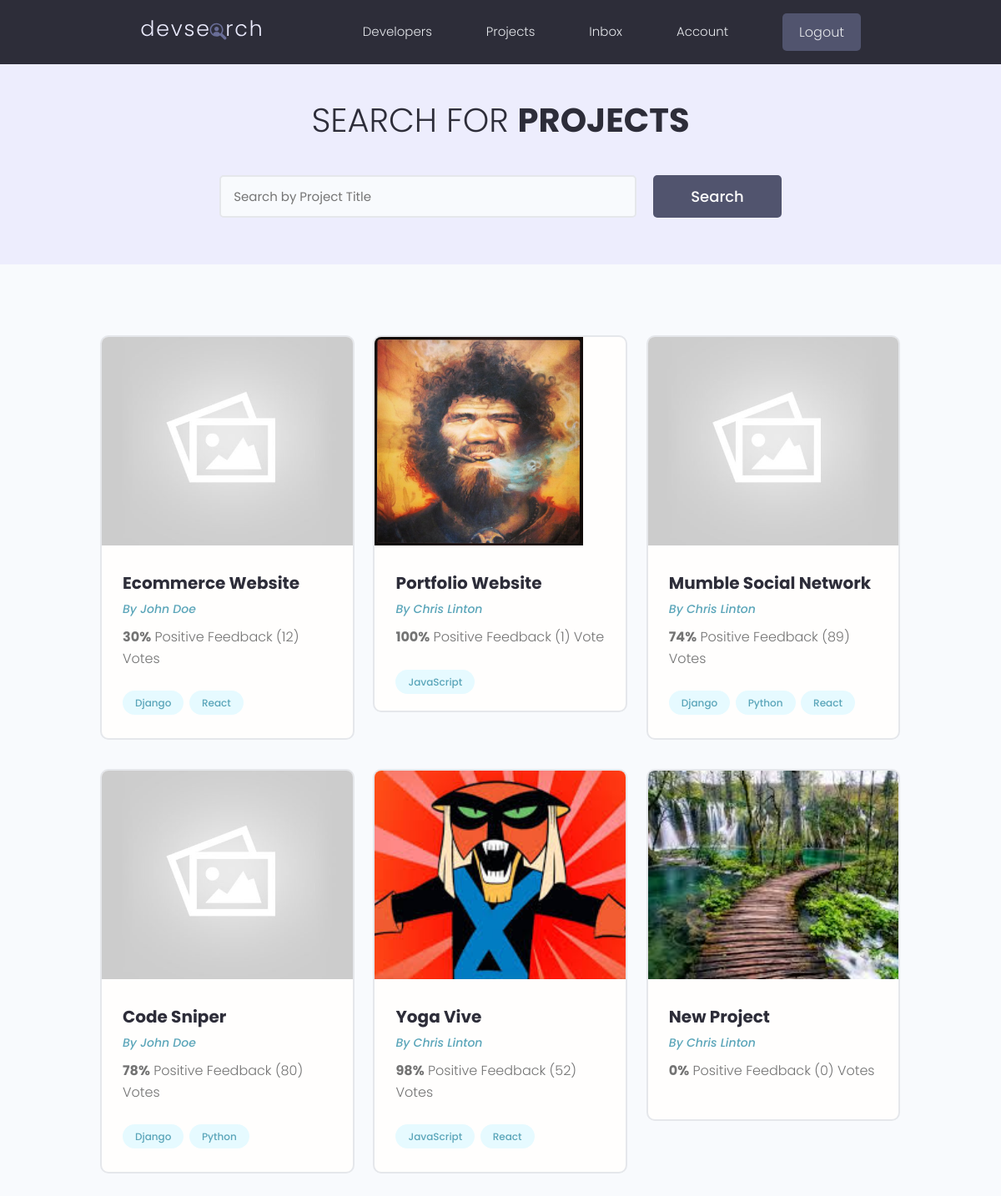
Page /projects/ (signed in) on the committed database.
### projects/models.py (models this page shows, shortened)
class Project(models.Model):
    owner = models.ForeignKey(Profile, null=True, blank=True, on_delete=models.SET_NULL)
    title = models.CharField(max_length=200)
    description = models.TextField(null=True, blank=True)
    featured_image = models.ImageField(null=True, blank=True, default='default.jpg')
    demo_link = models.CharField(max_length=2000, null=True, blank=True)
    source_link = models.CharField(max_length=2000, null=True, blank=True)
    tags = models.ManyToManyField('Tag', blank=True)
    vote_total = models.IntegerField(default=0, null=True, blank=True)
    vote_ratio = models.IntegerField(default=0, null=True, blank=True)
    created = models.DateTimeField(auto_now_add=True)
    id = models.UUIDField(default=uuid.uuid4, unique=True, primary_key=True, editable=False)

class Tag(models.Model):
    name = models.CharField(max_length=200)
    created = models.DateTimeField(auto_now_add=True)
    id = models.UUIDField(default=uuid.uuid4, unique=True, primary_key=True, editable=False)
    def __str__(self):
        return self.name

### users/models.py (models this page shows, shortened)
class Profile(models.Model):
    user = models.OneToOneField(User, on_delete=models.CASCADE, null=True, blank=True)
    name = models.CharField(max_length=200, null=True, blank=True)
    email = models.EmailField(max_length=500, null=True, blank=True)
    username = models.CharField(max_length=200, null=True, blank=True)
    location = models.CharField(max_length=200, null=True, blank=True)
    headline = models.CharField(max_length=200, null=True, blank=True)
    bio = models.TextField(null=True, blank=True)
    profile_image = models.ImageField(null=True, blank=True, upload_to='profiles/', default='profiles/user-default.png')
    social_github = models.CharField(max_length=200, null=True, blank=True)
    social_twitter = models.CharField(max_length=200, null=True, blank=True)
    social_linkedin = models.CharField(max_length=200, null=True, blank=True)
    social_stackoverflow = models.CharField(max_length=200, null=True, blank=True)
    social_website = models.CharField(max_length=200, null=True, blank=True)
    created = models.DateTimeField(auto_now_add=True)
    id = models.UUIDField(default=uuid.uuid4, unique=True, primary_key=True, editable=False)

### projects/views.py (the view)
# urls.py: path('projects/', include('projects.urls')),
def projects(request):
    projects = Project.objects.all()
    context= {'projects':projects}
    return render(request=request, template_name='projects/projects.html', context=context)

### projects/templates/projects/projects.html (shortened to what this page needs)
{% extends 'main.html' %}
{% block content %}
 <main class="projects">
    <section class="hero-section text-center">
      <div class="container container--narrow">
        <div class="hero-section__box">
          <h2>Search for <span>Projects</span></h2>
        </div>
        <div class="hero-section__search">
          <form class="form" action="#" method="get">
            <div class="form__field">
              <input class="input input--text" id="formInput#search" type="text" name="text"
                placeholder="Search by Project Title" />
            </div>
            <input class="btn btn--sub btn--lg" type="submit" value="Search" />
          </form>
        </div>
      </div>
    </section>
    <section class="projectsList">
      <div class="container">
        <div class="grid grid--three">
          {% for project in projects %}
          <div class="column">
            <div class="card project">
              <a href="{% url 'project' project.id %}" class="project">
                <img class="project__thumbnail" src="{{ project.featured_image.url }}" alt="project thumbnail" />
                <div class="card__body">
                  <h3 class="project__title">{{project.title}}</h3>
                  <p><a class="project__author" href="{% url 'user-profile' project.owner.id %}">By {{project.owner.name}}</a></p>
                  <p class="project--rating">
                    <span style="font-weight: bold;">{{project.vote_ratio}}%</span> Positive
                    Feedback ({{project.vote_total}}) Vote{{project.vote_total|pluralize:"s"}}
                  </p>
                  <div class="project__tags">
                    {% for tag in project.tags.all %}
                    <span class="tag tag--pill tag--main">
                        <small>{{tag}}</small>
                    </span>
                    {% endfor %}
                  </div>
                </div>
              </a>
            </div>
          </div>
          {% endfor %}
        </div>
      </div>
    </section>
  </main>
{% endblock content %}

### static/styles/app.css (style rules this page uses)
:root { --color-sub: #2d2d39; }
.btn--sub { background-color: var(--color-sub-light); }
.card { border: 2px solid var(--color-light); }
img { width: 100%; }
.hero-section { height: 40vh; display: flex; align-items: center; background-color: var(--color-sub); }
.hero-section__box { margin-bottom: 4rem; }
.hero-section__box > h2, .hero-section__box > h2 > span { font-size: 4rem; color: var(--color-light); line-height: 1.3; text-transform: uppercase; }
.hero-section__box > h2 { font-weight: 300; }
.hero-section__box > h2 > span { font-weight: 700; }
.hero-section__search > .form { display: flex; align-items: center; justify-content: center; gap: 2rem; }
.hero-section__search > .form input.input--text { width: 50rem; }
.project__author { font-size: 1.4rem; font-style: italic; }
.project--rating { margin-bottom: 1.6em; margin-top: .5em; }
.projects > .hero-section { background: var(--color-sub-lighter); height: 30vh; }
.projects .hero-section__box { margin-bottom: 2.5rem; }
.projects .hero-section__box > h2 { color: var(--color-sub); }
.projects .hero-section__box > h2 > span { font-weight: 700; color: var(--color-sub); }
.projectsList { margin-top: 8rem; }
.project__thumbnail { height: 25rem; object-fit: cover; object-position: top center; }
.project__title { font-size: 2rem; font-weight: 700; color: var(--color-sub); }

### static/uikit/styles/modules/_variables.css (style rules this page uses)
:root { --color-main: #5aa5b9; --color-main-light: #e6faff; --color-sub: #3f4156; --color-sub-light: #51546e; --color-sub-lighter: #ededfd; --color-text: #737373; --color-gray: #8b8b8b; --color-light: #e5e7eb; --color-light-gray: #767676; --color-bg: #f8fafd; --color-white: #fffefd; --color-white-light: #f3f3f3; --color-success: #359e64; --color-success-bg: #def8e8; --color-error: #fc4b0b; --color-error-bg: #fff2ee; --font-base: 'Poppins', arial, helvetica, 'Segoe UI', roboto, ubuntu, sans-serif; --font-monospace: 'Fira Code', 'Courier New', courier, monospace; --font-regular: 300; --font-medium: 500; --font-bold: 700; --generic-shadow: 1px 1px 5px #00000010; --generic-transition: all 0.3s ease-in-out; }

### static/uikit/styles/modules/_base.css (style rules this page uses)
* { margin: 0; padding: 0; box-sizing: border-box; text-rendering: optimizeLegibility; color: inherit; font-size: inherit; }
html { font-size: 50%; }
@media only screen and (min-width: 480px) { html { font-size: 56.25%; } }
@media only screen and (min-width: 1200px) { html { font-size: 62.5%; } }
body { line-height: 1.6; font-weight: 400; font-size: 1.5rem; color: var(--color-text); background-color: var(--color-bg); min-height: 100vh; }

### static/uikit/styles/modules/_typography.css (style rules this page uses)
* { font-family: var(--font-base); }
h2 { font-size: 3.6rem; font-weight: var(--font-bold); }
h3 { font-size: 3.2rem; font-weight: var(--font-medium); }
p, span, strong { font-size: 1.6rem; color: var(--color-text); font-weight: var(--font-regular); }
a { padding-bottom: 2px; text-decoration: none; display: inline-block; color: var(--color-main); font-weight: var(--font-medium); }

### static/uikit/styles/modules/_utilities.css (style rules this page uses)
.container { width: 92%; max-width: 165rem; margin: 0 auto; box-sizing: border-box; }
.container--narrow { width: 92%; max-width: 120rem; }
@media screen and (min-width: 1000px) { .container { width: 90%; } }
@media screen and (min-width: 1000px) { .container--narrow { width: 85%; } }
@media screen and (min-width: 1200px) { .container { width: 80%; } }
@media screen and (min-width: 1200px) { .container--narrow { width: 72%; } }
.text-center { text-align: center; }

### static/uikit/styles/modules/_button.css (style rules this page uses)
.btn { display: inline-block; position: relative; cursor: pointer; background-color: var(--color-light); font-weight: var(--font-medium); color: var(--color-sub); text-decoration: none; padding: 1rem 2rem; border-radius: 0.5rem; border: none; width: -webkit-fit-content; width: -moz-fit-content; width: fit-content; height: -webkit-fit-content; height: -moz-fit-content; height: fit-content; font-size: 1.6rem; outline-width: 0; outline-color: transparent; -webkit-backface-visibility: hidden; backface-visibility: hidden; transition: all 0.3s ease-in-out; }
.btn--sub { background-color: var(--color-sub); color: var(--color-white); }
.btn--lg { font-size: 1.8rem; padding: 1.2rem 4.5rem; }

### static/uikit/styles/modules/_card.css (style rules this page uses)
.card { border-radius: 1rem; background-color: var(--color-white); border: 1.5px solid var(--color-light); width: auto; height: auto; margin-top: 0.5rem; margin-bottom: 0.5rem; overflow: hidden; }
.card__body, .card__header { padding: 2rem 2.5rem; }

### rows in the picture
Project: featured_image (placeholder picture), title "Ecommerce Website", owner.name "John Doe", vote_ratio "30", vote_total "12"
Tag: name "Django"
Tag: name "React"
Project: featured_image (picture), title "Portfolio Website", owner.name "Chris Linton", vote_ratio "100", vote_total "1"
Tag: name "JavaScript"
Project: featured_image (placeholder picture), title "Mumble Social Network", owner.name "Chris Linton", vote_ratio "74", vote_total "89"
Tag: name "Python"
Project: featured_image (placeholder picture), title "Code Sniper", owner.name "John Doe", vote_ratio "78", vote_total "80"
Project: featured_image (picture), title "Yoga Vive", owner.name "Chris Linton", vote_ratio "98", vote_total "52"
Project: featured_image (picture), title "New Project", owner.name "Chris Linton", vote_ratio "0", vote_total "0"
